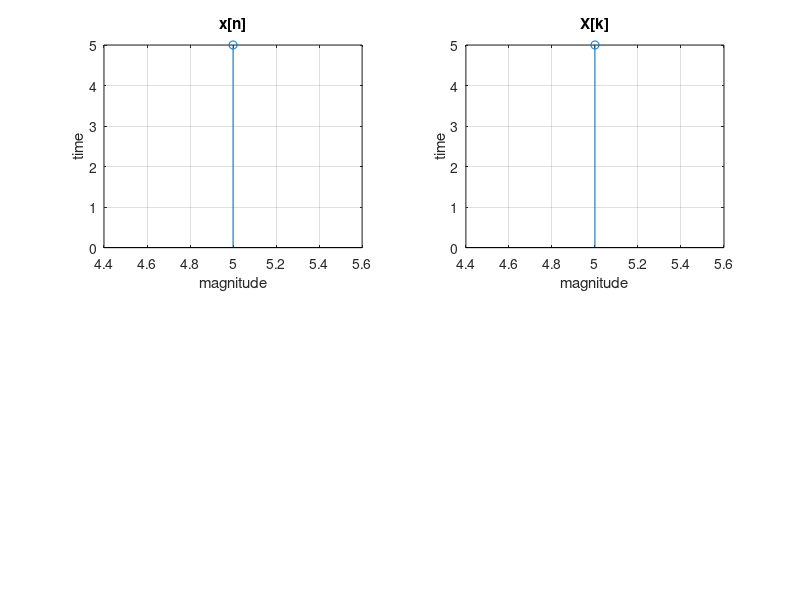

Write the MATLAB code that produced this figure.
clc;
clear;
close all;
xn=input('Enter the value of x[n]:');
n=input('Enter the range of x[n]:');
l=length(xn);
xk=[zeros(1,l)];
w=exp(-2*i*pi/l);
for i=1:l
   for j=1:l
       xk(1,i)=xk(1,i)+xn(1,j)* w^((i-1)*(j-1));
   end
end
p=abs(xk);
disp(xk);
subplot(221)
stem(n,xn);
xlabel('magnitude');
ylabel('time');
title('x[n]');
grid on;
subplot(222)
stem(n,p);
xlabel('magnitude');
ylabel('time');
title('X[k]');
grid on;